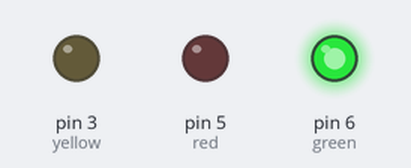
The sketch below on a simulated Arduino Uno, built with avr-gcc and run on an emulated ATmega328P. Parts: output pins drawn as LEDs (lit = HIGH).

Above: at 0.2 s.
At 0.7 s:
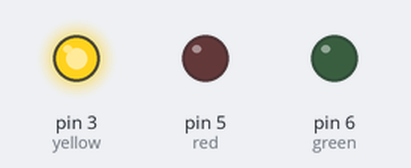
At 2.7 s:
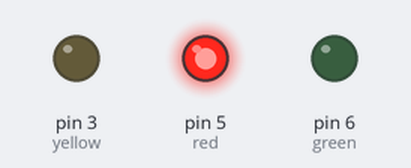
Timing chart, 0 to 3.5 s (numbered marks = the images above):
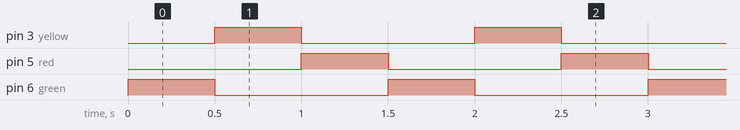

The sketch:

cycle_leds.ino
```cpp
/* Software 1073 Example Program
Written and debugged for use on the Arduino boebot platform
last updated: 9/9/14

Program: blink each led in succession (cycle leds)
*/

int yellow = 3;
int green = 6;
int red = 5;

int blinkDelay = 500; //creates an int used for delay timing

void cycle(int led){
  digitalWrite(led, HIGH);
  delay(blinkDelay);
  digitalWrite(led, LOW);
}

void setup(){ //setup runs just once
  pinMode(red, OUTPUT); //establishes red as an output
  pinMode(yellow, OUTPUT); //establishes yellow as an output
  pinMode(green, OUTPUT); //establishes green as an output
}
void loop(){
  cycle(green);
  cycle(yellow);
  cycle(red);
}
```

Measured:
- by itself, pin 3 (yellow), pin 5 (red), pin 6 (green): alternates HIGH for 0.50 s and LOW for 1.0 s
- by itself, everything shown: repeats every 1.5 s, in 4 steps
